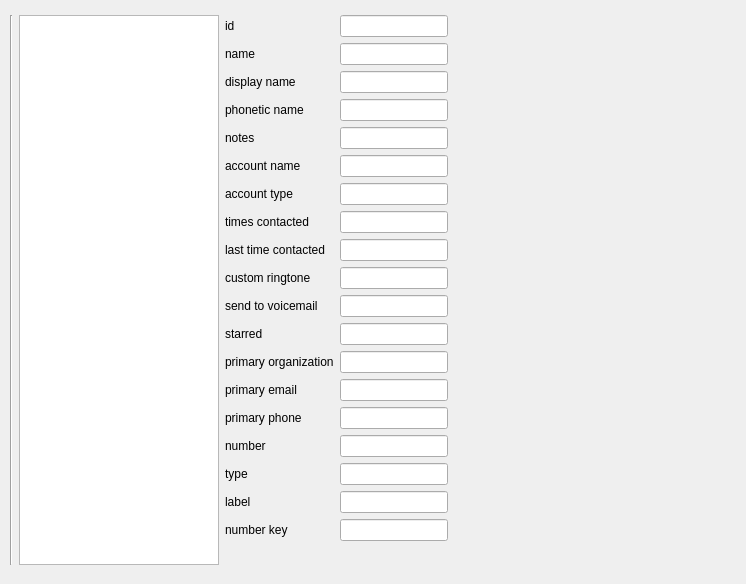
<?xml version="1.0" encoding="UTF-8"?>
<ui version="4.0">
 <class>ContactWidget</class>
 <widget class="QWidget" name="ContactWidget">
  <property name="geometry">
   <rect>
    <x>0</x>
    <y>0</y>
    <width>746</width>
    <height>584</height>
   </rect>
  </property>
  <property name="windowTitle">
   <string notr="true">Form</string>
  </property>
  <widget class="QWidget" name="layoutWidget">
   <property name="geometry">
    <rect>
     <x>10</x>
     <y>10</y>
     <width>502</width>
     <height>560</height>
    </rect>
   </property>
   <layout class="QGridLayout" name="layoutContacts">
    <item row="0" column="2">
     <spacer name="verticalSpacer_51">
      <property name="orientation">
       <enum>Qt::Vertical</enum>
      </property>
      <property name="sizeType">
       <enum>QSizePolicy::Fixed</enum>
      </property>
      <property name="sizeHint" stdset="0">
       <size>
        <width>20</width>
        <height>5</height>
       </size>
      </property>
     </spacer>
    </item>
    <item row="1" column="0">
     <widget class="Line" name="line_3">
      <property name="orientation">
       <enum>Qt::Vertical</enum>
      </property>
     </widget>
    </item>
    <item row="1" column="1">
     <widget class="QListWidget" name="listWidgetContacts">
      <property name="maximumSize">
       <size>
        <width>200</width>
        <height>16777215</height>
       </size>
      </property>
     </widget>
    </item>
    <item row="1" column="2">
     <layout class="QGridLayout" name="gridLayout_2">
      <item row="0" column="0">
       <widget class="QLabel" name="label_9">
        <property name="text">
         <string notr="true">id</string>
        </property>
       </widget>
      </item>
      <item row="0" column="1">
       <widget class="QLineEdit" name="lineEditContactsId">
        <property name="readOnly">
         <bool>true</bool>
        </property>
       </widget>
      </item>
      <item row="1" column="0">
       <widget class="QLabel" name="label_11">
        <property name="text">
         <string notr="true">name</string>
        </property>
       </widget>
      </item>
      <item row="1" column="1">
       <widget class="QLineEdit" name="lineEditContactsName">
        <property name="readOnly">
         <bool>true</bool>
        </property>
       </widget>
      </item>
      <item row="2" column="0">
       <widget class="QLabel" name="label_10">
        <property name="text">
         <string notr="true">display name</string>
        </property>
       </widget>
      </item>
      <item row="2" column="1">
       <widget class="QLineEdit" name="lineEditContactsDisplayName">
        <property name="readOnly">
         <bool>true</bool>
        </property>
       </widget>
      </item>
      <item row="3" column="0">
       <widget class="QLabel" name="label_13">
        <property name="text">
         <string notr="true">phonetic name</string>
        </property>
       </widget>
      </item>
      <item row="3" column="1">
       <widget class="QLineEdit" name="lineEditContactsPhoneticName">
        <property name="readOnly">
         <bool>true</bool>
        </property>
       </widget>
      </item>
      <item row="4" column="0">
       <widget class="QLabel" name="label_12">
        <property name="text">
         <string notr="true">notes</string>
        </property>
       </widget>
      </item>
      <item row="4" column="1">
       <widget class="QLineEdit" name="lineEditContactsNotes"/>
      </item>
      <item row="5" column="0">
       <widget class="QLabel" name="label_14">
        <property name="text">
         <string notr="true">account name</string>
        </property>
       </widget>
      </item>
      <item row="5" column="1">
       <widget class="QLineEdit" name="lineEditContactsAccountName">
        <property name="readOnly">
         <bool>true</bool>
        </property>
       </widget>
      </item>
      <item row="6" column="0">
       <widget class="QLabel" name="label_15">
        <property name="text">
         <string notr="true">account type</string>
        </property>
       </widget>
      </item>
      <item row="6" column="1">
       <widget class="QLineEdit" name="lineEditContactsAccountType">
        <property name="readOnly">
         <bool>true</bool>
        </property>
       </widget>
      </item>
      <item row="7" column="0">
       <widget class="QLabel" name="label_18">
        <property name="text">
         <string notr="true">times contacted</string>
        </property>
       </widget>
      </item>
      <item row="7" column="1">
       <widget class="QLineEdit" name="lineEditContactsTimesContacted">
        <property name="readOnly">
         <bool>true</bool>
        </property>
       </widget>
      </item>
      <item row="8" column="0">
       <widget class="QLabel" name="label_19">
        <property name="text">
         <string notr="true">last time contacted</string>
        </property>
       </widget>
      </item>
      <item row="8" column="1">
       <widget class="QLineEdit" name="lineEditContactsLastTimeContacted">
        <property name="readOnly">
         <bool>true</bool>
        </property>
       </widget>
      </item>
      <item row="9" column="0">
       <widget class="QLabel" name="label_21">
        <property name="text">
         <string notr="true">custom ringtone</string>
        </property>
       </widget>
      </item>
      <item row="9" column="1">
       <widget class="QLineEdit" name="lineEditContactsCustomeRingthone">
        <property name="readOnly">
         <bool>true</bool>
        </property>
       </widget>
      </item>
      <item row="10" column="0">
       <widget class="QLabel" name="label_20">
        <property name="text">
         <string notr="true">send to voicemail</string>
        </property>
       </widget>
      </item>
      <item row="10" column="1">
       <widget class="QLineEdit" name="lineEditContactsSendToVoicemail">
        <property name="readOnly">
         <bool>true</bool>
        </property>
       </widget>
      </item>
      <item row="11" column="0">
       <widget class="QLabel" name="label_22">
        <property name="text">
         <string notr="true">starred</string>
        </property>
       </widget>
      </item>
      <item row="11" column="1">
       <widget class="QLineEdit" name="lineEditContactsStarred">
        <property name="readOnly">
         <bool>true</bool>
        </property>
       </widget>
      </item>
      <item row="12" column="0">
       <widget class="QLabel" name="label_23">
        <property name="text">
         <string notr="true">primary organization</string>
        </property>
       </widget>
      </item>
      <item row="12" column="1">
       <widget class="QLineEdit" name="lineEditContactsPrimaryOrganization">
        <property name="readOnly">
         <bool>true</bool>
        </property>
       </widget>
      </item>
      <item row="13" column="0">
       <widget class="QLabel" name="label_24">
        <property name="text">
         <string notr="true">primary email</string>
        </property>
       </widget>
      </item>
      <item row="13" column="1">
       <widget class="QLineEdit" name="lineEditContactsPrimaryEmail">
        <property name="readOnly">
         <bool>true</bool>
        </property>
       </widget>
      </item>
      <item row="14" column="0">
       <widget class="QLabel" name="label_25">
        <property name="text">
         <string notr="true">primary phone</string>
        </property>
       </widget>
      </item>
      <item row="14" column="1">
       <widget class="QLineEdit" name="lineEditContactsPrimaryPhone">
        <property name="readOnly">
         <bool>true</bool>
        </property>
       </widget>
      </item>
      <item row="15" column="0">
       <widget class="QLabel" name="label_26">
        <property name="text">
         <string notr="true">number</string>
        </property>
       </widget>
      </item>
      <item row="15" column="1">
       <widget class="QLineEdit" name="lineEditContactsNumber">
        <property name="readOnly">
         <bool>true</bool>
        </property>
       </widget>
      </item>
      <item row="16" column="0">
       <widget class="QLabel" name="label_27">
        <property name="text">
         <string notr="true">type</string>
        </property>
       </widget>
      </item>
      <item row="16" column="1">
       <widget class="QLineEdit" name="lineEditContactsType">
        <property name="readOnly">
         <bool>true</bool>
        </property>
       </widget>
      </item>
      <item row="17" column="0">
       <widget class="QLabel" name="label_28">
        <property name="text">
         <string notr="true">label</string>
        </property>
       </widget>
      </item>
      <item row="17" column="1">
       <widget class="QLineEdit" name="lineEditContactsLabel">
        <property name="readOnly">
         <bool>true</bool>
        </property>
       </widget>
      </item>
      <item row="18" column="0">
       <widget class="QLabel" name="label_29">
        <property name="text">
         <string notr="true">number key</string>
        </property>
       </widget>
      </item>
      <item row="18" column="1">
       <widget class="QLineEdit" name="lineEditContactsNumberKey">
        <property name="readOnly">
         <bool>true</bool>
        </property>
       </widget>
      </item>
      <item row="19" column="0">
       <spacer name="verticalSpacer_47">
        <property name="orientation">
         <enum>Qt::Vertical</enum>
        </property>
        <property name="sizeHint" stdset="0">
         <size>
          <width>20</width>
          <height>40</height>
         </size>
        </property>
       </spacer>
      </item>
      <item row="6" column="2">
       <spacer name="horizontalSpacer_33">
        <property name="orientation">
         <enum>Qt::Horizontal</enum>
        </property>
        <property name="sizeHint" stdset="0">
         <size>
          <width>40</width>
          <height>20</height>
         </size>
        </property>
       </spacer>
      </item>
     </layout>
    </item>
    <item row="2" column="2">
     <spacer name="verticalSpacer_52">
      <property name="orientation">
       <enum>Qt::Vertical</enum>
      </property>
      <property name="sizeType">
       <enum>QSizePolicy::Fixed</enum>
      </property>
      <property name="sizeHint" stdset="0">
       <size>
        <width>20</width>
        <height>5</height>
       </size>
      </property>
     </spacer>
    </item>
   </layout>
  </widget>
 </widget>
 <resources/>
 <connections/>
</ui>
